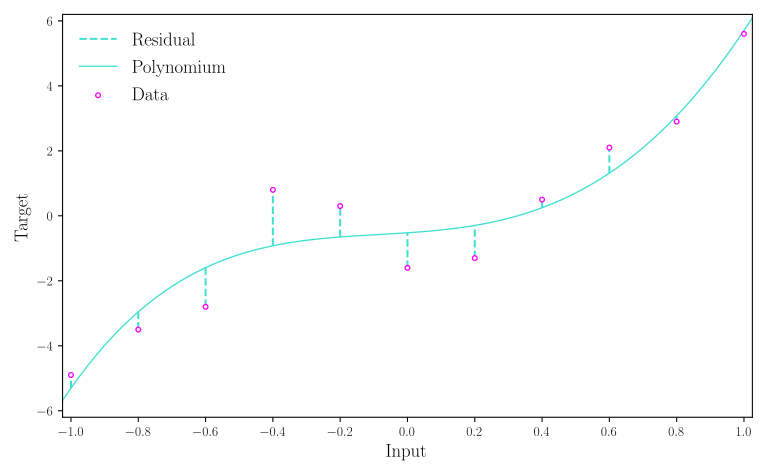

Write the Python code that produced this figure.
import numpy as np
import matplotlib as mpl
import matplotlib.pyplot as plt
from scipy.constants import golden

mpl.rc("text", usetex=True)
mpl.rc("font", family="serif")

x = np.array([-1, -0.8, -0.6, -0.4, -0.2, 0, 0.2, 0.4, 0.6, 0.8, 1])
t = np.array([-4.9, -3.5, -2.8, 0.8, 0.3, -1.6, -1.3, 0.5, 2.1, 2.9, 5.6])

def f(x):
    return 3*np.sin((1/2)*np.pi * x) - 2*np.sin((3/2) * np.pi * x)

M = 4
N = len(x)
X = np.zeros((N, M+1))

for m in range(M+1):
    X[:, m] = x**m

beta = np.linalg.inv(X.T @ X) @ X.T @ t

h = np.poly1d(np.flip(beta, 0))

x_ = np.linspace(x.min()-0.025, x.max()+0.025, 250)
t_ = h(x_)

fig = plt.figure(figsize=(8, 8/golden))
ax = fig.add_subplot()

for idx, x_i in enumerate(x):
    x_pred = h(x_i)
    if x_pred > t[idx]:
        ax.axvline(
            x_i,
            ymin = abs((t[idx]+6.2)/12.4),
            ymax = abs((x_pred+6.2)/12.4),
            color = "turquoise",
            linestyle = "--",
            zorder=1
        )
    else:
        if idx == 0:
            ax.axvline(
                x_i,
                ymin = abs((x_pred+6.2)/12.4),
                ymax = abs((t[idx]+6.2)/12.4),
                color = "turquoise",
                linestyle = "--",
                zorder=1,
                label="Residual"
            )
        else:
            ax.axvline(
                x_i,
                ymin = abs((x_pred+6.2)/12.4),
                ymax = abs((t[idx]+6.2)/12.4),
                color = "turquoise",
                linestyle = "--",
                zorder=1
            )


ax.scatter(x, t,
    edgecolors = "magenta",
    facecolor = "white",
    s = 12.5,
    marker = "o",
    label = "Data",
    zorder = 2
)
ax.plot(x_, t_,
    color="turquoise",
    linewidth = 1,
    label = "Polynomium",
    zorder = 1
)
true = np.linspace(x.min()-0.025, x.max()+0.025, 250)
# ax.plot(
#     true, f(true),
#     color="magenta",
#     linewidth = 1,
#     label = "True"
# )

ax.set_xlabel("Input", fontsize=14)
ax.set_xlim(x.min()-0.025, x.max()+0.025)
ax.set_xticks([-1, -0.8, -0.6, -0.4, -0.2, 0, 0.2, 0.4, 0.6, 0.8, 1])
ax.set_xticklabels(["$-1.0$", "$-0.8$", "$-0.6$", "$-0.4$", "$-0.2$", "$0.0$", "$0.2$", "$0.4$", "$0.6$", "$0.8$", "$1.0$"], fontsize=10)

ax.set_ylabel("Target", fontsize=14)
ax.set_ylim(-6.2, 6.2)

ax.legend(frameon=False, fontsize=14)


plt.tight_layout()
plt.savefig("residuals.png")
plt.show()
